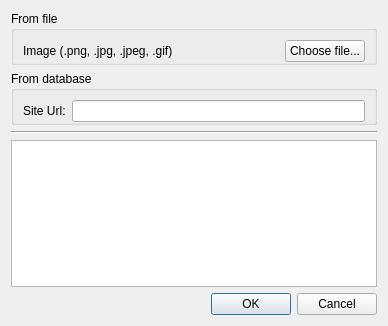
<?xml version="1.0" encoding="UTF-8"?>
<ui version="4.0">
 <class>IconChooser</class>
 <widget class="QDialog" name="IconChooser">
  <property name="geometry">
   <rect>
    <x>0</x>
    <y>0</y>
    <width>388</width>
    <height>326</height>
   </rect>
  </property>
  <property name="windowTitle">
   <string>Choose icon...</string>
  </property>
  <layout class="QVBoxLayout" name="verticalLayout">
   <item>
    <widget class="QGroupBox" name="groupBox">
     <property name="title">
      <string>From file</string>
     </property>
     <layout class="QHBoxLayout" name="horizontalLayout">
      <property name="bottomMargin">
       <number>0</number>
      </property>
      <item>
       <widget class="QLabel" name="label">
        <property name="text">
         <string>Image (.png, .jpg, .jpeg, .gif)</string>
        </property>
       </widget>
      </item>
      <item>
       <widget class="QPushButton" name="chooseFile">
        <property name="sizePolicy">
         <sizepolicy hsizetype="Fixed" vsizetype="Fixed">
          <horstretch>0</horstretch>
          <verstretch>0</verstretch>
         </sizepolicy>
        </property>
        <property name="text">
         <string>Choose file...</string>
        </property>
       </widget>
      </item>
     </layout>
    </widget>
   </item>
   <item>
    <widget class="QGroupBox" name="groupBox_2">
     <property name="title">
      <string>From database</string>
     </property>
     <layout class="QHBoxLayout" name="horizontalLayout_2">
      <property name="bottomMargin">
       <number>0</number>
      </property>
      <item>
       <widget class="QLabel" name="label_3">
        <property name="text">
         <string>Site Url:</string>
        </property>
       </widget>
      </item>
      <item>
       <widget class="QLineEdit" name="siteUrl"/>
      </item>
     </layout>
    </widget>
   </item>
   <item>
    <widget class="Line" name="line">
     <property name="orientation">
      <enum>Qt::Horizontal</enum>
     </property>
    </widget>
   </item>
   <item>
    <widget class="QListWidget" name="iconList">
     <property name="movement">
      <enum>QListView::Static</enum>
     </property>
     <property name="resizeMode">
      <enum>QListView::Adjust</enum>
     </property>
     <property name="viewMode">
      <enum>QListView::IconMode</enum>
     </property>
    </widget>
   </item>
   <item>
    <widget class="QDialogButtonBox" name="buttonBox">
     <property name="orientation">
      <enum>Qt::Horizontal</enum>
     </property>
     <property name="standardButtons">
      <set>QDialogButtonBox::Cancel|QDialogButtonBox::Ok</set>
     </property>
    </widget>
   </item>
  </layout>
 </widget>
 <resources/>
 <connections>
  <connection>
   <sender>buttonBox</sender>
   <signal>accepted()</signal>
   <receiver>IconChooser</receiver>
   <slot>accept()</slot>
   <hints>
    <hint type="sourcelabel">
     <x>248</x>
     <y>254</y>
    </hint>
    <hint type="destinationlabel">
     <x>157</x>
     <y>274</y>
    </hint>
   </hints>
  </connection>
  <connection>
   <sender>buttonBox</sender>
   <signal>rejected()</signal>
   <receiver>IconChooser</receiver>
   <slot>reject()</slot>
   <hints>
    <hint type="sourcelabel">
     <x>316</x>
     <y>260</y>
    </hint>
    <hint type="destinationlabel">
     <x>286</x>
     <y>274</y>
    </hint>
   </hints>
  </connection>
 </connections>
</ui>
